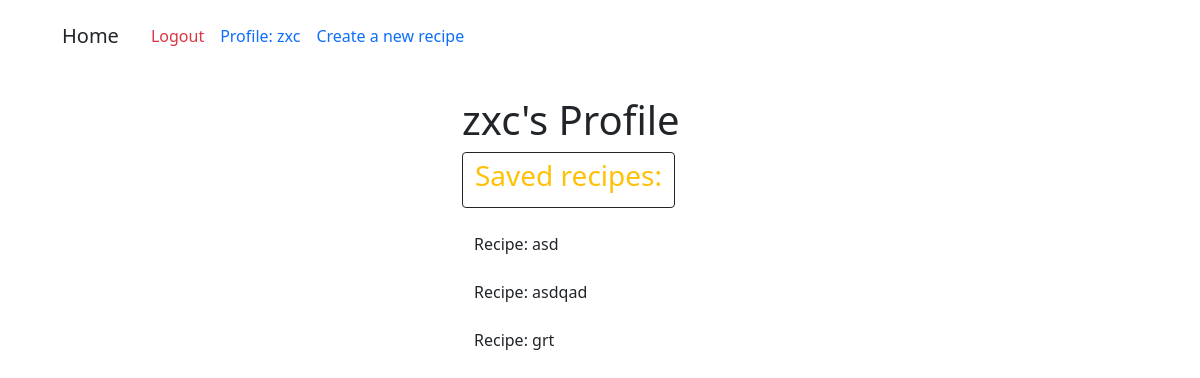
/profile (signed in), run on an earlier commit of the app's database.
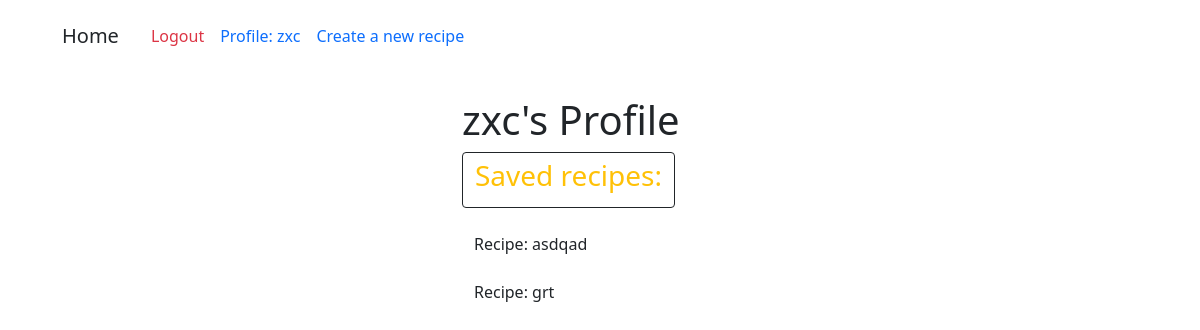
And on a later commit of the database.
### app/models.py (models this page shows)
class Recipes(db.Model):
    id: so.MappedColumn[int] = so.mapped_column(primary_key=True)
    title: so.MappedColumn[str] = so.mapped_column(sa.String(64))
    description: so.MappedColumn[str] = so.mapped_column(sa.String(128))
    user_id: so.Mapped[int] = so.mapped_column(sa.ForeignKey(User.id))
    author: so.Mapped[User] = so.relationship('User', back_populates='recipes')
    def __repr__(self):
        return f'Recipe: {self.title}'

### app/routes.py (the view)
@app.route('/profile')
def profile():
    recipes = db.session.scalars(current_user.recipes.select())
    return render_template('profile.html', recipes=recipes)

### app/models.py (called while the page is built)
@login.user_loader
def load_user(id):
    return db.session.get(User, int(id))

    def __repr__(self):
        return self.username

### app/templates/profile.html
{% extends 'base.html' %}
{%block content %}
<div class="container mt-4 w-25">
    <h1>{{current_user}}'s Profile</h1>
    <div class="btn text-warning border-dark">
        <h3>Saved recipes:</h3>
    </div>
    {% for recipe in recipes %}
    <div class="container mt-4">
        <p>{{ recipe }}</p>
    </div>
    {% endfor %}
</div>
{% endblock %}

What changed in the data, as far as the page shows it:
no longer on this page (row edited): Recipes: title "Recipe: asd"
